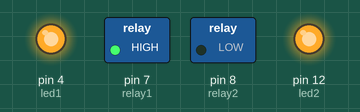
The sketch below on a simulated Arduino Uno, built with avr-gcc and run on an emulated ATmega328P. On the bench: switched loads named in the sketch (green lamp = pin HIGH), output pins drawn as LEDs (lit = HIGH).

Above: at 2.5 s.
At 4.5 s:
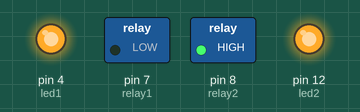
At 5.5 s:
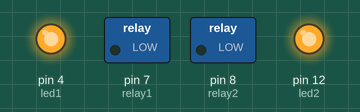
Timing chart, 0 to 7.2 s (numbered marks = the images above):
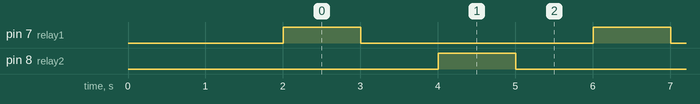

Measured:
- by itself, pin 7 (relay1), pin 8 (relay2): alternates HIGH for 1.0 s and LOW for 3.0 s
- by itself, everything shown: repeats every 4.0 s, in 4 steps

The sketch:

RELAY.ino
```cpp
int led1 = 4;
int led2 = 12;
#define relay1 7
#define relay2 8

void setup ()
{
  pinMode(relay1, OUTPUT);
  pinMode(relay2, OUTPUT);
  pinMode(led1, OUTPUT);
  pinMode(led2, OUTPUT);

digitalWrite(led1, HIGH);
digitalWrite(led2, HIGH);

digitalWrite(relay1, LOW);
digitalWrite(relay2, LOW);
delay(2000);

}

void loop()
{


  digitalWrite(relay1, HIGH);
  delay(1000);
  digitalWrite(relay1, LOW);
  delay(1000);
  digitalWrite(relay2, HIGH);
  delay(1000);
  digitalWrite(relay2, LOW);
  delay(1000);
}
```
